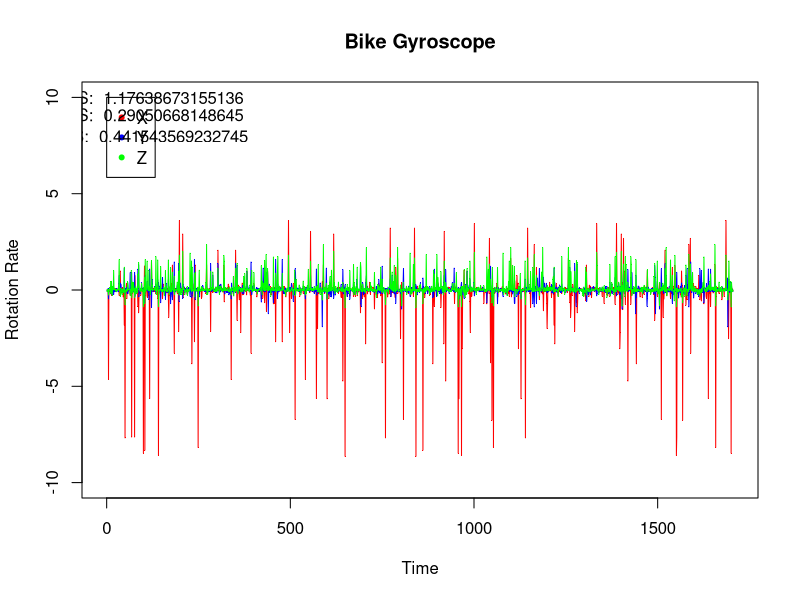

Write the R code that produced this figure.
require (graphics)
pdf("GBike_raw.pdf")

#names<- c('TimeStamp','Ax','Ay','Az','Gx','Gy','Gz')

data<-read.csv("Bike.csv", header = FALSE)

#data[order(as.Date(data$V1, format="%Y-%m-%d %H:%M:%S +%f")),]

#data<-data[order(data$V1),]

#write.csv(data, file="sortRun.csv")



xRMS<-paste("xRMS: ", sqrt(mean(data$V5^2)))
yRMS<-paste("yRMS: ", sqrt(mean(data$V6^2)))
zRMS<-paste("zRMS: ", sqrt(mean(data$V7^2)))


plot(data$V5, type='o', pch='.', col="red", ylim=c(-10,10), xlab="Time", ylab = "Rotation Rate", main = "Bike Gyroscope")
lines(data$V6, type='o', pch='.', col="blue")
lines(data$V7, type='o', pch='.', col="green")
legend(0, 10, c("X", "Y", "Z"), col=c("red","blue","green"), pch=c(20,20,20))

text(c(100,100,100),c(10,9,8), labels=c(xRMS, yRMS ,  zRMS))

dev.off()
